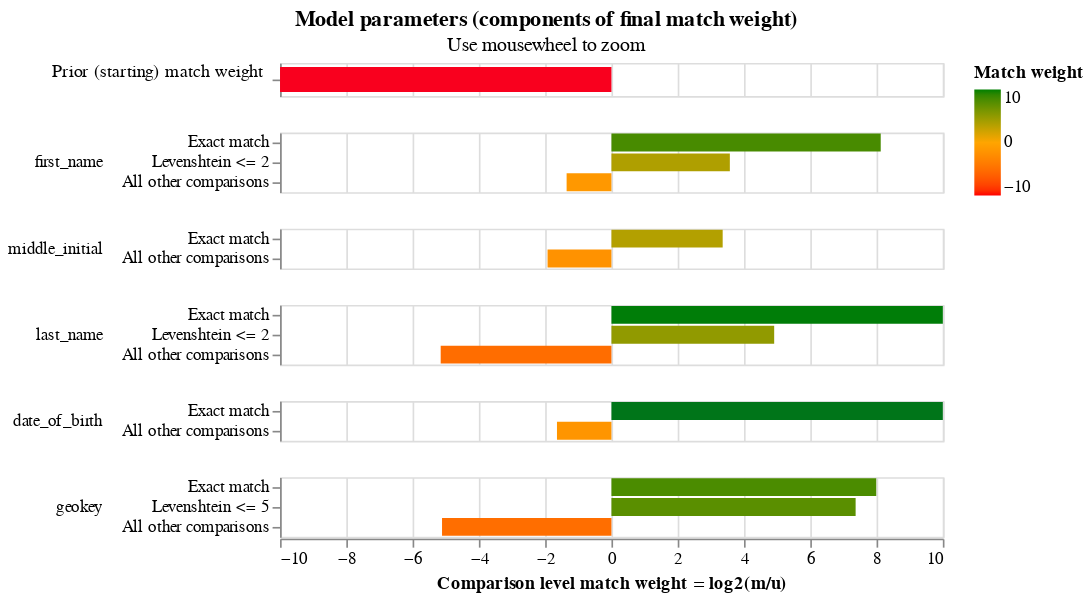

Write notebook code for a chart like this one.
### Code cell
linker.match_weights_chart()

### Figure 1 — Vega-Lite specification as saved in the notebook (floating-point values rounded to 4 significant figures)
{"config": {"view": {"width": 400, "height": 60}, "mark": {"tooltip": null}, "title": {"anchor": "middle"}, "header": {"title": null}}, "data": {"values": [{"comparison_name": "probability_two_random_records_match", "sql_condition": null, "label_for_charts": "", "m_probability": null, "u_probability": null, "m_probability_description": null, "u_probability_description": null, "has_tf_adjustments": false, "tf_adjustment_column": null, "tf_adjustment_weight": null, "is_null_level": false, "bayes_factor": 4.858e-05, "log2_bayes_factor": -14.33, "comparison_vector_value": 0, "max_comparison_vector_value": 0, "bayes_factor_description": "The probability that two random records drawn at random match is 0.000 or one in  20,584.4 records.This is equivalent to a starting match weight of -14.329.", "probability_two_random_records_match": 4.858e-05, "comparison_sort_order": -1}, {"comparison_name": "first_name", "sql_condition": "\"first_name_l\" = \"first_name_r\"", "label_for_charts": "Exact match", "m_probability": 0.555, "u_probability": 0.001987, "m_probability_description": "Amongst matching record comparisons, 55.50% of records are in the exact match comparison level", "u_probability_description": "Amongst non-matching record comparisons, 0.20% of records are in the exact match comparison level", "has_tf_adjustments": true, "tf_adjustment_column": "first_name", "tf_adjustment_weight": 1.0, "is_null_level": false, "bayes_factor": 279.3, "log2_bayes_factor": 8.126, "comparison_vector_value": 2, "max_comparison_vector_value": 2, "bayes_factor_description": "If comparison level is `exact match` then comparison is 279.35 times more likely to be a match", "probability_two_random_records_match": 4.858e-05, "comparison_sort_order": 0}, {"comparison_name": "first_name", "sql_condition": "levenshtein(\"first_name_l\", \"first_name_r\") <= 2", "label_for_charts": "Levenshtein <= 2", "m_probability": 0.05596, "u_probability": 0.004702, "m_probability_description": "Amongst matching record comparisons, 5.60% of records are in the levenshtein <= 2 comparison level", "u_probability_description": "Amongst non-matching record comparisons, 0.47% of records are in the levenshtein <= 2 comparison level", "has_tf_adjustments": false, "tf_adjustment_column": null, "tf_adjustment_weight": 1.0, "is_null_level": false, "bayes_factor": 11.9, "log2_bayes_factor": 3.573, "comparison_vector_value": 1, "max_comparison_vector_value": 2, "bayes_factor_description": "If comparison level is `levenshtein <= 2` then comparison is 11.90 times more likely to be a match", "probability_two_random_records_match": 4.858e-05, "comparison_sort_order": 0}, {"comparison_name": "first_name", "sql_condition": "ELSE", "label_for_charts": "All other comparisons", "m_probability": 0.389, "u_probability": 0.9933, "m_probability_description": "Amongst matching record comparisons, 38.90% of records are in the all other comparisons comparison level", "u_probability_description": "Amongst non-matching record comparisons, 99.33% of records are in the all other comparisons comparison level", "has_tf_adjustments": false, "tf_adjustment_column": null, "tf_adjustment_weight": 1.0, "is_null_level": false, "bayes_factor": 0.3917, "log2_bayes_factor": -1.352, "comparison_vector_value": 0, "max_comparison_vector_value": 2, "bayes_factor_description": "If comparison level is `all other comparisons` then comparison is  2.55 times less likely to be a match", "probability_two_random_records_match": 4.858e-05, "comparison_sort_order": 0}, {"comparison_name": "middle_initial", "sql_condition": "\"middle_initial_l\" = \"middle_initial_r\"", "label_for_charts": "Exact match", "m_probability": 0.7566, "u_probability": 0.07385, "m_probability_description": "Amongst matching record comparisons, 75.66% of records are in the exact match comparison level", "u_probability_description": "Amongst non-matching record comparisons, 7.39% of records are in the exact match comparison level", "has_tf_adjustments": false, "tf_adjustment_column": null, "tf_adjustment_weight": 1.0, "is_null_level": false, "bayes_factor": 10.24, "log2_bayes_factor": 3.357, "comparison_vector_value": 1, "max_comparison_vector_value": 1, "bayes_factor_description": "If comparison level is `exact match` then comparison is 10.24 times more likely to be a match", "probability_two_random_records_match": 4.858e-05, "comparison_sort_order": 1}, {"comparison_name": "middle_initial", "sql_condition": "ELSE", "label_for_charts": "All other comparisons", "m_probability": 0.2434, "u_probability": 0.9261, "m_probability_description": "Amongst matching record comparisons, 24.34% of records are in the all other comparisons comparison level", "u_probability_description": "Amongst non-matching record comparisons, 92.61% of records are in the all other comparisons comparison level", "has_tf_adjustments": false, "tf_adjustment_column": null, "tf_adjustment_weight": 1.0, "is_null_level": false, "bayes_factor": 0.2628, "log2_bayes_factor": -1.928, "comparison_vector_value": 0, "max_comparison_vector_value": 1, "bayes_factor_description": "If comparison level is `all other comparisons` then comparison is  3.80 times less likely to be a match", "probability_two_random_records_match": 4.858e-05, "comparison_sort_order": 1}, {"comparison_name": "last_name", "sql_condition": "\"last_name_l\" = \"last_name_r\"", "label_for_charts": "Exact match", "m_probability": 0.9045, "u_probability": 0.0006662, "m_probability_description": "Amongst matching record comparisons, 90.45% of records are in the exact match comparison level", "u_probability_description": "Amongst non-matching record comparisons, 0.07% of records are in the exact match comparison level", "has_tf_adjustments": true, "tf_adjustment_column": "last_name", "tf_adjustment_weight": 1.0, "is_null_level": false, "bayes_factor": 1358.0, "log2_bayes_factor": 10.41, "comparison_vector_value": 2, "max_comparison_vector_value": 2, "bayes_factor_description": "If comparison level is `exact match` then comparison is 1,357.63 times more likely to be a match", "probability_two_random_records_match": 4.858e-05, "comparison_sort_order": 2}, {"comparison_name": "last_name", "sql_condition": "levenshtein(\"last_name_l\", \"last_name_r\") <= 2", "label_for_charts": "Levenshtein <= 2", "m_probability": 0.06745, "u_probability": 0.002242, "m_probability_description": "Amongst matching record comparisons, 6.74% of records are in the levenshtein <= 2 comparison level", "u_probability_description": "Amongst non-matching record comparisons, 0.22% of records are in the levenshtein <= 2 comparison level", "has_tf_adjustments": false, "tf_adjustment_column": null, "tf_adjustment_weight": 1.0, "is_null_level": false, "bayes_factor": 30.08, "log2_bayes_factor": 4.911, "comparison_vector_value": 1, "max_comparison_vector_value": 2, "bayes_factor_description": "If comparison level is `levenshtein <= 2` then comparison is 30.08 times more likely to be a match", "probability_two_random_records_match": 4.858e-05, "comparison_sort_order": 2}, {"comparison_name": "last_name", "sql_condition": "ELSE", "label_for_charts": "All other comparisons", "m_probability": 0.02804, "u_probability": 0.9971, "m_probability_description": "Amongst matching record comparisons, 2.80% of records are in the all other comparisons comparison level", "u_probability_description": "Amongst non-matching record comparisons, 99.71% of records are in the all other comparisons comparison level", "has_tf_adjustments": false, "tf_adjustment_column": null, "tf_adjustment_weight": 1.0, "is_null_level": false, "bayes_factor": 0.02812, "log2_bayes_factor": -5.152, "comparison_vector_value": 0, "max_comparison_vector_value": 2, "bayes_factor_description": "If comparison level is `all other comparisons` then comparison is  35.56 times less likely to be a match", "probability_two_random_records_match": 4.858e-05, "comparison_sort_order": 2}, {"comparison_name": "date_of_birth", "sql_condition": "\"date_of_birth_l\" = \"date_of_birth_r\"", "label_for_charts": "Exact match", "m_probability": 0.68, "u_probability": 0.0002165, "m_probability_description": "Amongst matching record comparisons, 68.00% of records are in the exact match comparison level", "u_probability_description": "Amongst non-matching record comparisons, 0.02% of records are in the exact match comparison level", "has_tf_adjustments": false, "tf_adjustment_column": null, "tf_adjustment_weight": 1.0, "is_null_level": false, "bayes_factor": 3141.0, "log2_bayes_factor": 11.62, "comparison_vector_value": 1, "max_comparison_vector_value": 1, "bayes_factor_description": "If comparison level is `exact match` then comparison is 3,141.47 times more likely to be a match", "probability_two_random_records_match": 4.858e-05, "comparison_sort_order": 3}, {"comparison_name": "date_of_birth", "sql_condition": "ELSE", "label_for_charts": "All other comparisons", "m_probability": 0.32, "u_probability": 0.9998, "m_probability_description": "Amongst matching record comparisons, 32.00% of records are in the all other comparisons comparison level", "u_probability_description": "Amongst non-matching record comparisons, 99.98% of records are in the all other comparisons comparison level", "has_tf_adjustments": false, "tf_adjustment_column": null, "tf_adjustment_weight": 1.0, "is_null_level": false, "bayes_factor": 0.3201, "log2_bayes_factor": -1.643, "comparison_vector_value": 0, "max_comparison_vector_value": 1, "bayes_factor_description": "If comparison level is `all other comparisons` then comparison is  3.12 times less likely to be a match", "probability_two_random_records_match": 4.858e-05, "comparison_sort_order": 3}, {"comparison_name": "geokey", "sql_condition": "\"geokey_l\" = \"geokey_r\"", "label_for_charts": "Exact match", "m_probability": 0.7883, "u_probability": 0.003099, "m_probability_description": "Amongst matching record comparisons, 78.83% of records are in the exact match comparison level", "u_probability_description": "Amongst non-matching record comparisons, 0.31% of records are in the exact match comparison level", "has_tf_adjustments": false, "tf_adjustment_column": null, "tf_adjustment_weight": 1.0, "is_null_level": false, "bayes_factor": 254.4, "log2_bayes_factor": 7.991, "comparison_vector_value": 2, "max_comparison_vector_value": 2, "bayes_factor_description": "If comparison level is `exact match` then comparison is 254.35 times more likely to be a match", "probability_two_random_records_match": 4.858e-05, "comparison_sort_order": 4}, {"comparison_name": "geokey", "sql_condition": "levenshtein(\"geokey_l\", \"geokey_r\") <= 5", "label_for_charts": "Levenshtein <= 5", "m_probability": 0.1829, "u_probability": 0.001107, "m_probability_description": "Amongst matching record comparisons, 18.29% of records are in the levenshtein <= 5 comparison level", "u_probability_description": "Amongst non-matching record comparisons, 0.11% of records are in the levenshtein <= 5 comparison level", "has_tf_adjustments": false, "tf_adjustment_column": null, "tf_adjustment_weight": 1.0, "is_null_level": false, "bayes_factor": 165.2, "log2_bayes_factor": 7.368, "comparison_vector_value": 1, "max_comparison_vector_value": 2, "bayes_factor_description": "If comparison level is `levenshtein <= 5` then comparison is 165.25 times more likely to be a match", "probability_two_random_records_match": 4.858e-05, "comparison_sort_order": 4}, {"comparison_name": "geokey", "sql_condition": "ELSE", "label_for_charts": "All other comparisons", "m_probability": 0.0288, "u_probability": 0.9958, "m_probability_description": "Amongst matching record comparisons, 2.88% of records are in the all other comparisons comparison level", "u_probability_description": "Amongst non-matching record comparisons, 99.58% of records are in the all other comparisons comparison level", "has_tf_adjustments": false, "tf_adjustment_column": null, "tf_adjustment_weight": 1.0, "is_null_level": false, "bayes_factor": 0.02892, "log2_bayes_factor": -5.112, "comparison_vector_value": 0, "max_comparison_vector_value": 2, "bayes_factor_description": "If comparison level is `all other comparisons` then comparison is  34.58 times less likely to be a match", "probability_two_random_records_match": 4.858e-05, "comparison_sort_order": 4}]}, "vconcat": [{"height": 20, "mark": {"type": "bar", "clip": true, "height": 15}, "selection": {"zoom_selector": {"type": "interval", "bind": "scales", "encodings": ["x"]}}, "transform": [{"filter": "(datum.comparison_name == 'probability_two_random_records_match')"}], "encoding": {"color": {"type": "quantitative", "field": "log2_bayes_factor", "title": "Match weight", "scale": {"range": ["red", "orange", "green"], "domain": [-10, 0, 10]}}, "tooltip": [{"type": "nominal", "field": "comparison_name", "title": "Comparison name"}, {"type": "nominal", "field": "probability_two_random_records_match", "format": ".4f", "title": "Probability two random records match"}, {"type": "quantitative", "field": "log2_bayes_factor", "title": "Equivalent match weight", "format": ",.4f"}, {"type": "nominal", "field": "bayes_factor_description", "title": "Match weight description"}], "x": {"type": "quantitative", "axis": {"labels": false, "domain": false, "title": "", "ticks": false}, "field": "log2_bayes_factor", "scale": {"domain": [-10, 10]}}, "y": {"type": "nominal", "field": "label_for_charts", "axis": {"title": "Prior (starting) match weight", "titleAngle": 0, "titleAlign": "right", "titleFontWeight": "normal"}, "sort": {"field": "comparison_vector_value", "order": "descending"}}}}, {"height": {"step": 12}, "mark": {"type": "bar", "clip": true}, "selection": {"zoom_selector": {"type": "interval", "bind": "scales", "encodings": ["x"]}}, "transform": [{"filter": "(datum.comparison_name != 'probability_two_random_records_match')"}], "encoding": {"color": {"type": "quantitative", "field": "log2_bayes_factor", "title": "Match weight", "scale": {"range": ["red", "orange", "green"], "domain": [-10, 0, 10]}}, "row": {"type": "nominal", "field": "comparison_name", "sort": {"field": "comparison_sort_order"}, "header": {"labelAngle": 0, "labelAnchor": "middle", "labelAlign": "left"}}, "tooltip": [{"type": "nominal", "field": "comparison_name", "title": "Comparison name"}, {"type": "ordinal", "field": "label_for_charts", "title": "Label"}, {"type": "nominal", "field": "sql_condition", "title": "SQL condition"}, {"type": "quantitative", "field": "m_probability", "format": ".4f", "title": "M probability"}, {"type": "quantitative", "field": "u_probability", "format": ".4f", "title": "U probability"}, {"type": "quantitative", "field": "bayes_factor", "title": "Bayes factor = m/u", "format": ",.4f"}, {"type": "quantitative", "field": "log2_bayes_factor", "title": "Match weight = log2(m/u)", "format": ",.4f"}, {"type": "nominal", "field": "bayes_factor_description", "title": "Match weight description"}], "x": {"type": "quantitative", "axis": {"title": "Comparison level match weight = log2(m/u)"}, "field": "log2_bayes_factor", "scale": {"domain": [-10, 10]}}, "y": {"type": "nominal", "field": "label_for_charts", "axis": {"title": null}, "sort": {"field": "comparison_vector_value", "order": "descending"}}}, "resolve": {"axis": {"y": "independent"}, "scale": {"y": "independent"}}}], "selection": {"zoom_selector": {"type": "interval", "bind": "scales", "encodings": ["x"]}}, "resolve": {"axis": {"y": "independent"}, "scale": {"y": "independent"}}, "title": {"text": "Model parameters (components of final match weight)", "subtitle": "Use mousewheel to zoom"}, "$schema": "https://vega.github.io/schema/vega-lite/v5.2.json"}
